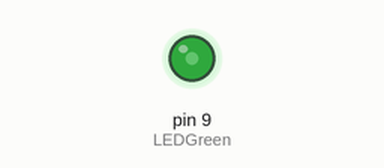
This sketch was run on a simulated Arduino Uno, built with avr-gcc and run on an emulated ATmega328P. Parts: output pins drawn as LEDs (lit = HIGH).

Above: at 5.25 s.
At 5.5 s:
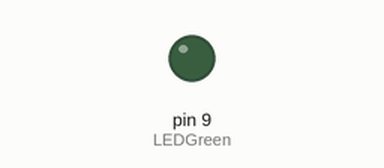
Timing chart, 0 to 8.2 s (numbered marks = the images above):
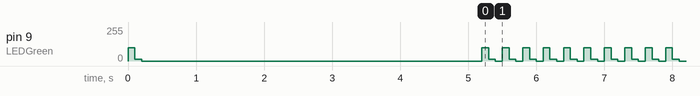

The sketch:

PMOR_Steady_Drink_RGB_V1_0.ino
```cpp
int LEDBlue = 7;
int LEDGreen = 9;
int LEDRed = 8;

void Blue(){
    digitalWrite(LEDRed, LOW);
    analogWrite(LEDGreen, LOW);
    digitalWrite(LEDBlue, HIGH);
}

void Green(){
    digitalWrite(LEDRed, LOW);
    digitalWrite(LEDBlue, LOW);
    analogWrite(LEDGreen, 100);
}

void Orange(){
    digitalWrite(LEDBlue, LOW);
    analogWrite(LEDGreen, 15);
    digitalWrite(LEDRed, HIGH);
}

void Red(){
    analogWrite(LEDGreen, LOW);
    digitalWrite(LEDBlue, LOW);
    digitalWrite(LEDRed, HIGH);
}

void setup() {
  Green();
  delay(100);
  Orange();
  delay(100);
  Red();
  delay(5000);
}

void loop() {
  Green();
  delay(100);
  Orange();
  delay(100);
  Red();
  delay(100);
}
```

Measured:
- by itself, pin 9 (LEDGreen): 100/255 → 15/255 at 0.10 s, → 0/255 0.10 s later, → 100/255 5.0 s later, → 15/255 0.10 s later, … (1250 changes in this stretch)
